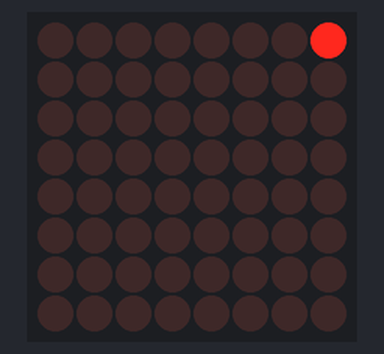
Recording of a sketch running on a simulated Arduino Uno, built with avr-gcc and run on an emulated ATmega328P. Shown: 8×8 LED matrix. Wiring (inferred from the names in the program): MAX7219 LED driver (orientation assumed): data pin 10; clock pin 8; CS pin 9.

Above: at 0.05 s.
At 0.45 s:
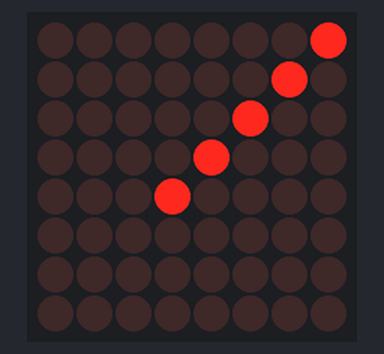
At 0.8 s:
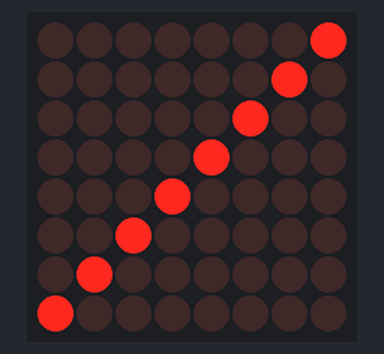

The sketch:

max7219_demo1.ino
```cpp
/*
 * Programma di test per verificare il funzionamento del
 * driver per 8 display 7-segmenti o display a matrice di
 * punti 8x8, MAX7219.
 *
 * Questo programma comanda direttamente il DOT-MATRIX.
 *
 * Visualizza l'esperienza di laboratorio completa:
 * https://youtu.be/...
 */


#define MAX7219_CLK   8 /* CLOCK : campionamento sul fronte di salita */
#define MAX7219_CS    9 /* LOAD : salvataggio dei dati sul fronte di salita */
#define MAX7219_DIN  10 /* DATA : dati seriali MSB first */


#define REG_DECODE_BCD   0x09
#define REG_INTENSITY    0x0A
#define REG_SCAN_LIMIT   0x0B
#define REG_SHUTDOWN     0x0C
#define REG_TEST         0x0F


void sendByte(int address, int data) {

  unsigned int raw;
  signed int i;

  raw = ((address & 0x0F) << 8) | (data & 0xFF);

  digitalWrite( MAX7219_CS,  LOW );

  for (i=15; i>=0; i--) {

    digitalWrite( MAX7219_DIN, bitRead(raw, i) );
    delayMicroseconds(1);
    digitalWrite( MAX7219_CLK, HIGH );
    digitalWrite( MAX7219_CLK, LOW );

  }

  digitalWrite( MAX7219_CS,  HIGH );

}

void setup() {

  pinMode( MAX7219_DIN, OUTPUT );
  pinMode( MAX7219_CLK, OUTPUT );
  pinMode( MAX7219_CS,  OUTPUT );

  digitalWrite( MAX7219_CLK, LOW );
  digitalWrite( MAX7219_CS,  HIGH );

  for (int r=1; r<=8; r++ ) { sendByte( r, 0 ); } /* azzero tutti i caratteri */

  sendByte( REG_DECODE_BCD, 0 ); /* modalità bit=led (no BCD) per tutte 8 le righe */
  sendByte( REG_INTENSITY,  8 ); /* intensità media */
  sendByte( REG_SCAN_LIMIT, 7 ); /* attive 8 righe */
  sendByte( REG_SHUTDOWN,   1 ); /* display attivo */
  sendByte( REG_TEST,       0 ); /* no modalità test */

}

void loop() {

  sendByte( 1, 0b00000001 );
  delay( 100 );

  sendByte( 2, 0b00000010 );
  delay( 100 );

  sendByte( 3, 0b00000100 );
  delay( 100 );

  sendByte( 4, 0b00001000 );
  delay( 100 );

  sendByte( 5, 0b00010000 );
  delay( 100 );

  sendByte( 6, 0b00100000 );
  delay( 100 );

  sendByte( 7, 0b01000000 );
  delay( 100 );

  sendByte( 8, 0b10000000 );
  delay( 100 );

}
```
